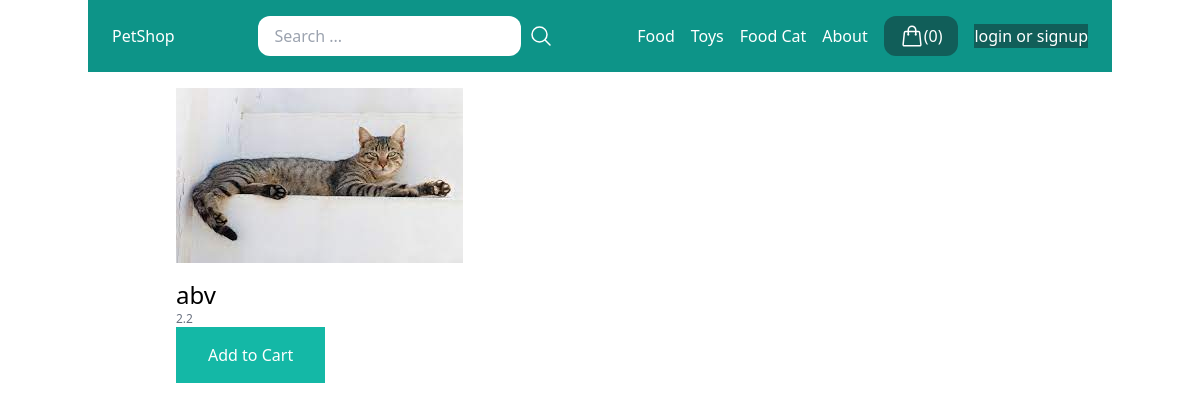
Page /Food/abv/ on the committed database.
### store/models.py (models this page shows, shortened)
class Category(models.Model):
    title = models.CharField(max_length=50)
    slug = models.SlugField(max_length=50)
    class Meta:
        verbose_name_plural = 'Categories'

class Product(models.Model):
    DRAFT = 'draft'
    WAITING_APPROVAL = 'waitingapprpval'
    ACTIVE = 'active'
    DELETED = 'deleted'
    STATUS_CHOICES = (
        (DRAFT, 'Draft'),
        (WAITING_APPROVAL, 'Waiting approval'),
        (ACTIVE, 'Active'),
        (DELETED, 'Deleted'),
    )
    user = models.ForeignKey(User, related_name='products', on_delete=models.CASCADE)
    category = models.ForeignKey(Category, related_name='products', on_delete=models.CASCADE)
    title = models.CharField(max_length=100)
    slug = models.SlugField(max_length=100)
    description = models.TextField(blank=True)
    price = models.IntegerField()
    image = models.ImageField(upload_to='uploads/product_images/', blank=True, null=True)
    thumbnail = models.ImageField(upload_to='uploads/product_images/thumbnail', blank=True, null=True)
    create_at = models.DateTimeField(auto_now_add=True)
    updated_at = models.DateTimeField(auto_now=True)
    status = models.CharField(max_length=50, choices=STATUS_CHOICES, default=ACTIVE)
    class Meta:
        ordering = ('-create_at',)
    def get_display_price(self):
        return self.price / 100

### store/views.py (the view)
# urls.py: path('<slug:category_slug>/<slug:slug>/', views.product_detail, name='product_detail'),
def product_detail(request, category_slug, slug):
    cart = Cart(request)
    print(cart.get_total_cost())
    product = get_object_or_404(Product, slug=slug, status=Product.ACTIVE)
    return render(request, 'store/product_detail.html', {
        'product':product
    })

### store/cart.py (called while the page is built)
    def get_total_cost(self):
        for p in self.cart.keys():
            self.cart[str(p)]['product'] = Product.objects.get(pk=p)
        return int(sum(item['product'].price * item['quantity'] for item in self.cart.values())) / 100

### store/templatetags/menu.py (called while the page is built)
@register.inclusion_tag('core/menu.html')
def menu():
    categories = Category.objects.all()
    return {'categories':categories}

### store/templates/store/product_detail.html (shortened to what this page needs)
{% extends 'core/base.html' %}
{% block content %}
    {% if product.image %}
        <div class="image mb-4">
            <img src="{{ product.image.url }}" alt="Image of {{ product.title }}">
        </div>
    {% endif %}
    <h1 class="text-2xl" >{{ product.title }}</h1>
    <p class="text-xs text-gray-500">{{ product.get_display_price }}</p>
    <a href="{% url 'add_to_cart' product.id %}" class="inline-block px-8 py-4 bg-teal-500 text-white">Add to Cart</a>
{% endblock %}

### core/templates/core/menu.html
{% for category in categories %}
    <a href="{% url 'category_detail' category.slug %}" class="text-white">{{ category.title }}</a>
{% endfor %}
<a href="{% url 'about' %}" class="text-white">About</a>

### rows in the picture
Category: title "Food"
Category: title "Toys"
Category: title "Food Cat"
Product: image (picture), title "abv", get_display_price "2.2"

### other values in the picture
{{ cart|length }} "0"
